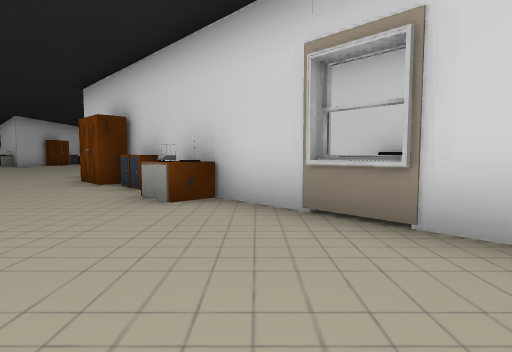
View 1 (above)

24 first-person views from a walk through a Unity game level. The camera is 1.2 m above the floor, tilts 4° down and sees 80° across. The floor is counted in squares, 2 m on a side. Each view is taken from the middle of a square. On the plan, view 1 faces up. The plan holds only what a view shows up to about 9 squares ahead; the rest is blank. The place goes on beyond the plan. Some surface patterns are stand-ins.

View 2
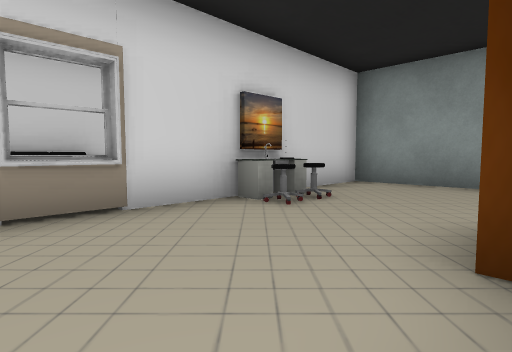

View 3
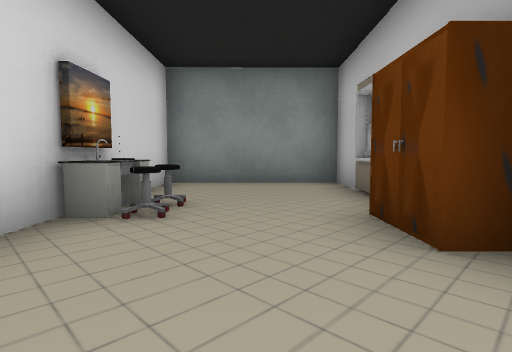

View 4
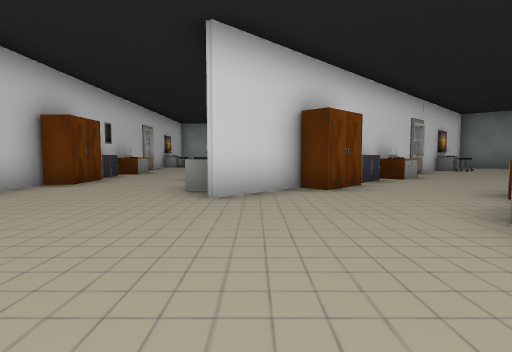

View 5
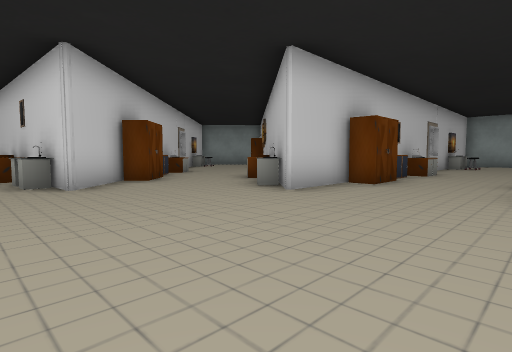

View 6
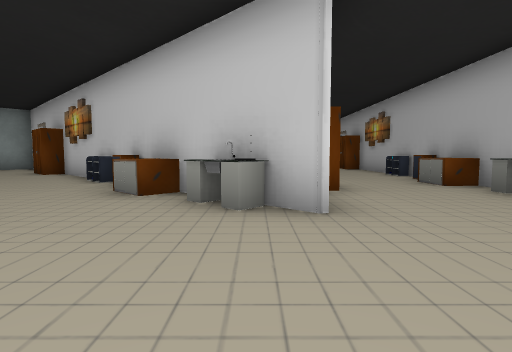

View 7
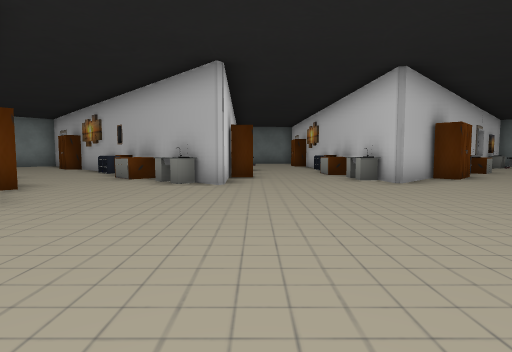

View 8
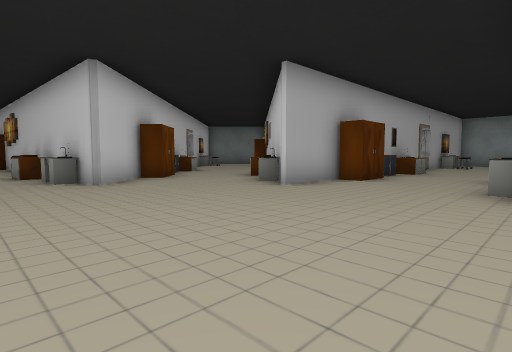

View 9
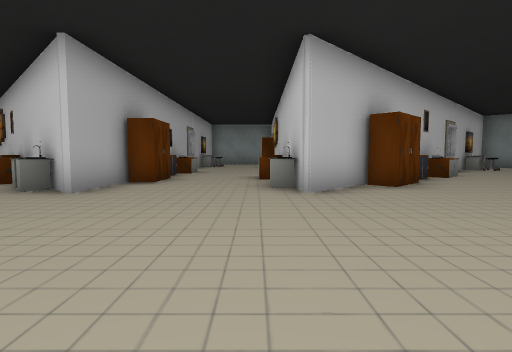

View 10
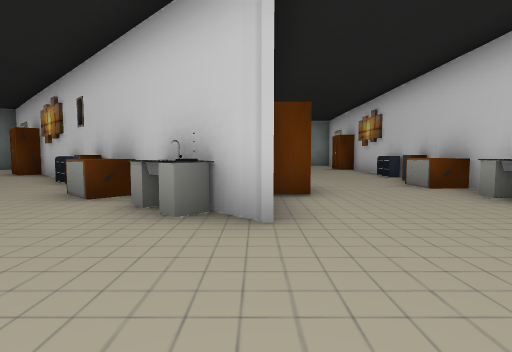

View 11
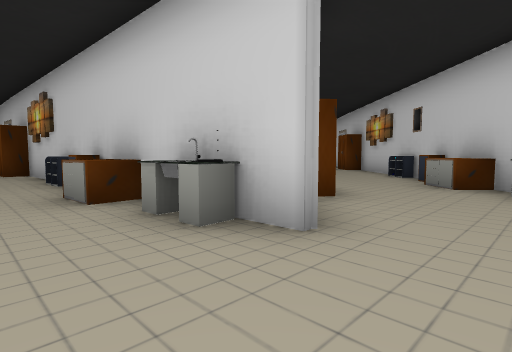

View 12
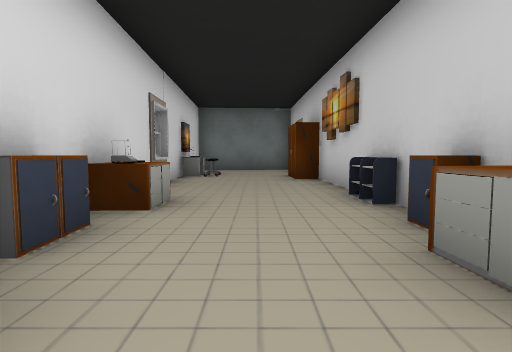

View 13
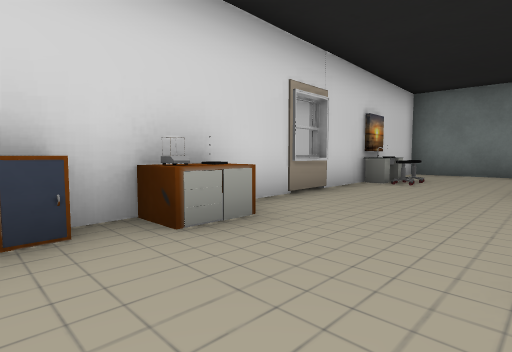

View 14
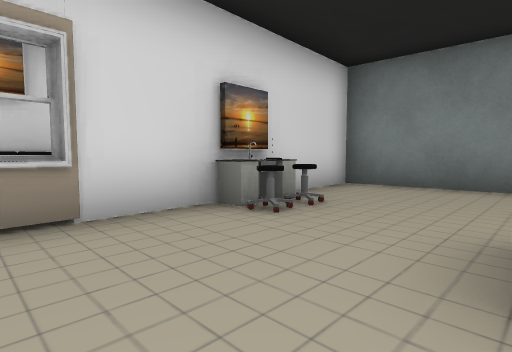

View 15
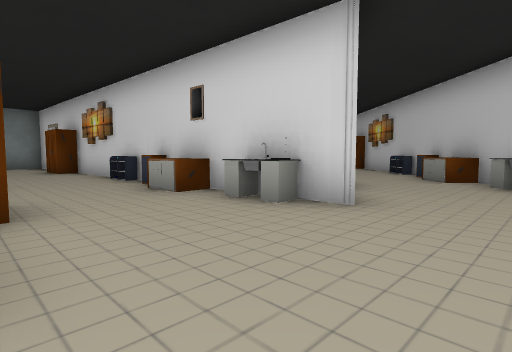

View 16
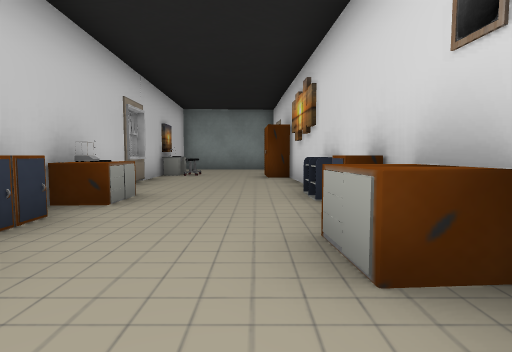

View 17
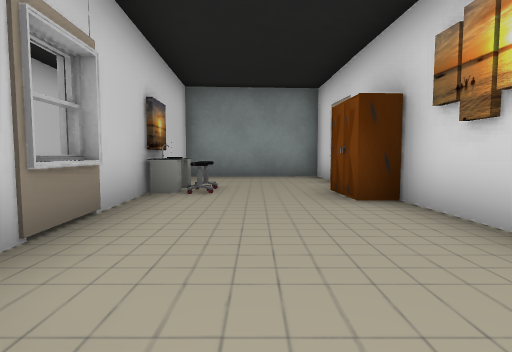

View 18
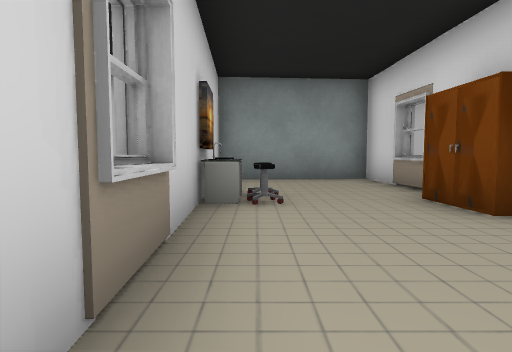

View 19
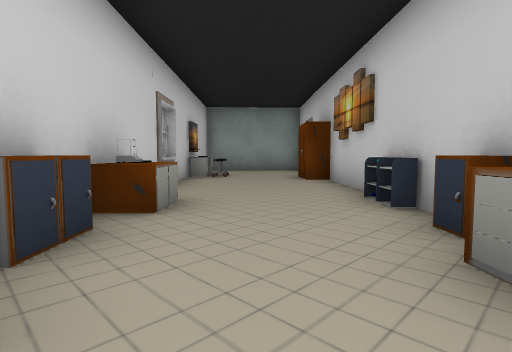

View 20
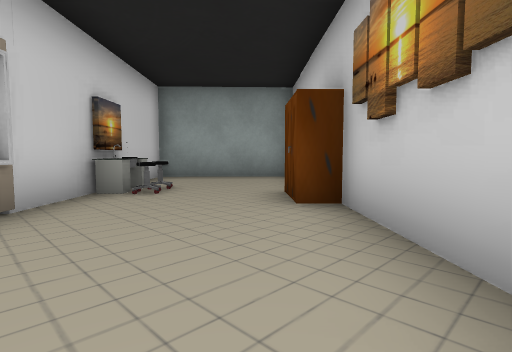

View 21
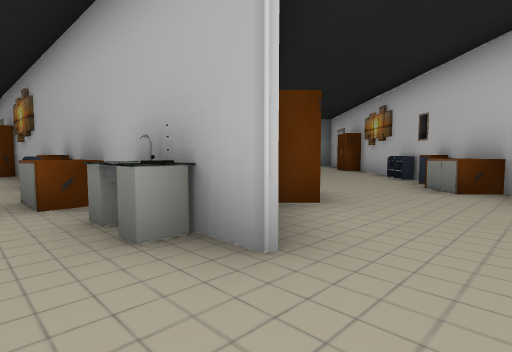

View 22
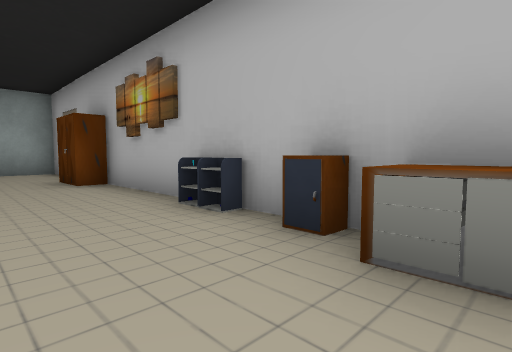

View 23
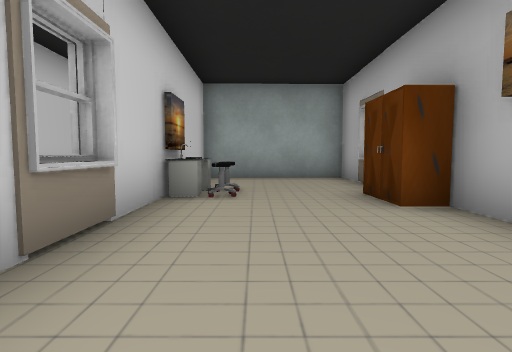

View 24
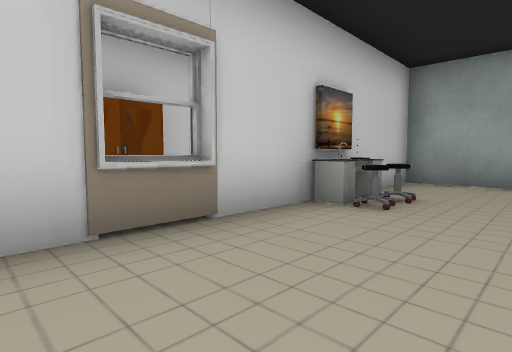

### Floor plan
Points are (right, up) in squares from view 1. A wall is a line through its corners. A room is listed if a view was taken in it or the views show most of it. See-through windows are left out.
Room 1 (view 1)
walls: (2.2, 1.5) (0.8, 2.9); (0.8, -2.2) (2.4, -3.8) (4.9, -1.3) (3.3, 0.3); (0.9, 3.4) (0.5, 3.1); (3.5, 3.6) (1.3, 5.7)
ways out: opening at (0.3, 2.7) to room 2
objects: other object (-1, -1) to (0, -1); chair (1, 1); chair (2, 0); other object (2, 1); sofa (2, 3) to (3, 4); other object (3, 1)
Room 2 (views 2, 3, 4, 5, 6, 7, 8, 9, 10, 11, 12, 13, 14, 15, 16, 17, 18, 19, 20, 21, 22, 23, 24)
walls: (-6.5, 15.9) (-7.7, 14.5) (-7.8, 15.3); (-3.7, 13.7) (-2.8, 14.6); (-10.7, 3.6) (-10.6, 1.5); (-7.8, 16.6) (-7.9, 17.3); (-12.5, 4.2) (-11.7, 5); (-15.2, 13.3) (-13.6, 11.7) (-17.5, 11.8); (-15.8, 8.2) (-13.6, 8.2) (-15.3, 6.5); (-2.6, 6.4) (-4.7, 8.5); (-1.7, 8.7) (4.4, 8.7); (-16.3, 5.4) (-20, 1.7); (0.4, 12.3) (-0.6, 12.3); (-10.5, -0.4) (-10.4, -3.5); (-0.8, 16.6) (1, 18.5); (-8, 21.3) (-8.1, 23.5); (0.8, 2.9) (-0.7, 4.4); (3.7, 12.1) (3.7, 12.6); (-6.9, -4.5) (-7.4, 6.1) (-2.3, 0.9); (-8.2, 25.9) (-8.4, 28.5) (-11.9, 28.2) (-11.5, 18.9); (7.2, 8.8) (9, 8.8) (8.9, 12.4) (2.2, 12.3); (-9.6, -8.1) (-6.8, -7.9) (-6.9, -5.4); (4.5, 22.3) (2, 24.7) (-4.8, 17.7)
ways out: opening at (0.3, 2.7) to room 1; opening at (-14.5, 14.5)
objects: other object (-20, 1); other object (-20, 12); other object (-19, 12); other object (-18, 4); other object (-18, 8); other object (-18, 12); other object (-17, 4); other object (-17, 8); other object (-17, 11); other object (-16, 5); other object (-16, 6) to (-15, 6); other object (-16, 9); other object (-15, 11); other object (-15, 14); other object (-14, 7); other object (-13, 4); other object (-11, 0); other object (-11, 1); other object (-11, 4); other object (-11, 5); other object (-11, 17); other object (-11, 18); other object (-11, 19); other object (-11, 20); other object (-11, 24); chair (-11, 25); other object (-10, -4); other object (-10, 3); other object (-9, 21); chair (-8, -5); other object (-8, 0); other object (-8, 4); other object (-8, 16); other object (-8, 18); other object (-8, 19); other object (-8, 20); other object (-7, -6); other object (-7, 2); other object (-6, 5); other object (-6, 16); other object (-5, 4); other object (-5, 13) to (-4, 14); other object (-5, 17); other object (-4, 3); other object (-4, 6) to (-3, 7); other object (-4, 9); other object (-4, 13); other object (-4, 17); other object (-3, 2); other object (-3, 9); other object (-3, 12) to (-2, 12); other object (-3, 15); other object (-3, 18); other object (-3, 19); other object (-2, 5); other object (-2, 6); other object (-2, 9); other object (-2, 15); other object (-1, 4); other object (-1, 5); other object (-1, 9); other object (-1, 12); other object (-1, 16); other object (-1, 18); chair (0, 22); other object (1, 10); other object (1, 12); other object (1, 19) to (2, 20); chair (1, 22); other object (2, 9); other object (5, 9); chair (5, 12); chair (6, 10); other object (6, 11); other object (6, 12)

Positions as (right, up) in squares from view 1, and headings:
1: (0, 0), facing up
2: (-2, 1), facing right
3: (-1, 2), facing down-right
4: (-9, 8), facing right
5: (-9, 9), facing up-right
6: (-8, 13), facing right
7: (-8, 12), facing down
8: (-9, 12), facing down-left
9: (-9, 11), facing left
10: (-11, 8), facing left
11: (-9, 7), facing down-left
12: (-9, 4), facing down
13: (-10, 2), facing down-right
14: (-10, -2), facing down-right
15: (-11, 13), facing up-right
16: (-9, 16), facing up
17: (-10, 20), facing up
18: (-11, 21), facing up
19: (-5, 15), facing up-right
20: (-2, 17), facing up-right
21: (-6, 10), facing down-right
22: (-2, 11), facing down-right
23: (1, 11), facing right
24: (2, 10), facing up-right
